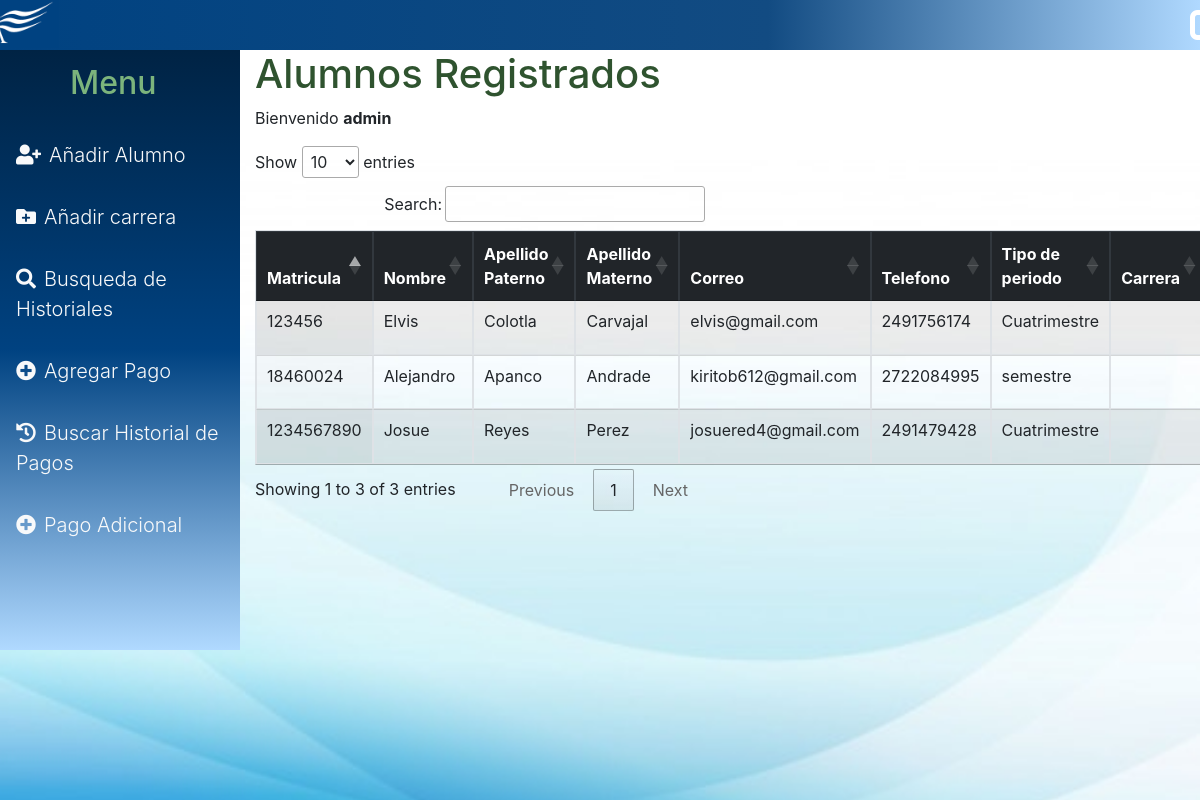
Screenshot of /autenticacion (signed in) with the database file from the repository.
### BaseDatos/models.py (models this page shows)
class Alumno(models.Model):
    Matricula = models.CharField(max_length=10)
    Nombre = models.CharField(max_length=50)
    ApellidoPater = models.CharField( max_length=20)
    ApellidoMater = models.CharField(max_length=20)
    Correo = models.EmailField( max_length=254)
    Telefono = models.CharField(max_length=10)
    TipoPeriodo = models.CharField(max_length=15)
    class Meta:
        verbose_name = "Alumno"
        verbose_name_plural = "Alumnos"
    def __str__(self):
        return self.Matricula

### users/views.py (the view)
# urls.py: path('autenticacion', views.autenticacion, name='autenticacion'),
def autenticacion(request):
    if request.user.is_authenticated:
        Alumnos = Alumno.objects.all()
        for alumnado in Alumnos:
            historiales = Historial.objects.filter(Alumno = alumnado.pk)
            print(historiales)
        Contexto = {
            'Alumnos':Alumnos,
            'Historial':historiales,
        }
        return render(request, "usuarios/alumnos.html", Contexto)
    return redirect('/')

### BaseDatos/models.py (called while the page is built)
    def __str__(self):
        return str(self.Alumno)

### users/templates/usuarios/alumnos.html (shortened to what this page needs)
{% extends 'base.html' %}
{% load static %}
{% block content %}
<body>
    <div class="container">
        <div class="row">
          <div class="col-8 col-sm-6">
            <h1 style="color: rgb(47, 83, 47);">Alumnos Registrados</h1>
            <p>
                Bienvenido <b>{{request.user.username}}</b>
            </p>
          </div>
          <div class="col-8 col-sm-6">
 <table class="table table-bordered table-striped scrol display  "  id="example" >
    <thead class="table-dark">
        <tr >
         <th>Matricula</th>
         <th>Nombre</th>
         <th>Apellido Paterno</th>
         <th>Apellido Materno</th>
         <th>Correo</th>
         <th>Telefono</th>
         <th>Tipo de periodo</th>
         <th>Carrera</th>
        </tr>
    </thead>
    <tbody>
        {% for Alumno in Alumnos %}
        <tr>
            <td>{{Alumno.Matricula}}</td>
            <td>{{Alumno.Nombre}}</td>
            <td>{{Alumno.ApellidoPater}}</td>
            <td>{{Alumno.ApellidoMater}}</td>
            <td>{{Alumno.Correo}}</td>
            <td>{{Alumno.Telefono}}</td>
            <td>{{Alumno.TipoPeriodo}}</td>
            <td>
            </td>
        </tr>
        {% endfor %}
    </tbody>
 </table>
</body>
</html>
{% endblock %}

### core/templates/base.html (shortened to what this page needs)
{% load static %}
<!DOCTYPE html>
<html lang="en">
<head>
    <link href="{% static 'css\base.css' %}" rel="stylesheet">
    <link href="{% static 'vendor/bootstrap/css/bootstrap.min.css' %}" rel="stylesheet">
    <link rel="stylesheet" href="https://use.fontawesome.com/releases/v5.8.1/css/all.css">
    <link href="{% static 'vendor/font-awesome/css/font-awesome.min.css' %}" rel="stylesheet" type="text/css">
    <link rel="stylesheet" href="https://cdn.datatables.net/1.10.20/css/jquery.dataTables.min.css">
    <link
    rel="stylesheet"
    href="https://cdnjs.cloudflare.com/ajax/libs/animate.css/4.1.1/animate.min.css"
  />
</head>
<body>
    <div class="header2 col-md-12">
        <div class="container">
            <div class="row ">
                <div class="col-4">
                   <a href="#"></a> <img class="imagen-logo" onclick="inicio()" src="{% static 'img/UA.png' %}" alt=""></a>
                </div>
                <div class="col-1 offset-md-7">
                   <p><i id="icon" class="fas fa-sign-out-alt" onclick="salir()"></i></p>
                </div>
              </div>
        </div>
    </div>
    <div class="d-flex">
        <div id="sidebar-container" >
            <div class="logo" style="margin-left: 50px;">
                <h2 style="color: rgb(124, 180, 124);">Menu</h2>
            </div>
            <div class="menu" >
                <a href="{% url 'addAlumno' %}" class="d-block text-light p-3 lead " id="enlace"><i class="fas fa-user-plus mr-2 "  ></i>Añadir Alumno</a>
                <a href="{% url 'añadirCarrera' %}" class="d-block text-light p-3 lead " id="enlace"><i class="fas fa-folder-plus mr-2 "></i>Añadir carrera</a>
                <a href="{% url 'searchHistorial' %}" class="d-block text-light p-3 lead " id="enlace"><i class="fas fa-search mr-2"></i>Busqueda de Historiales</a>
                <a href="{% url 'addPagos' %}" class="d-block text-light p-3 lead " id="enlace"><i class="fas fa-plus-circle mr-2"></i>Agregar Pago</a>
                <a href="{% url 'searchPagos' %}" class="d-block text-light p-3 lead " id="enlace"><i class="fas fa-history mr-2"></i>Buscar Historial de Pagos</a>
                <a href="{% url 'PagoAdicional' %}" class="d-block text-light p-3 lead " id="enlace"><i class="fas fa-plus-circle mr-2"></i>Pago Adicional</a>
            </div>
        </div>
        <div class="fondo">
            <img src="{% static 'img/fondo-.jpg' %}" alt="">
        </div>
        <div id="div1">
        {% load static %}
        {% block content %} {% endblock %}
</html>

### core/static/css/base.css (style rules this page uses)
.header2 { background: rgb(0,66,129); background: linear-gradient(90deg, rgba(0,66,129,1) 0%, rgba(18,75,130,1) 64%, rgba(176,217,255,1) 100%); height: 50px; }
.imagen-logo { height: 50px; margin-left: -100px; transition: 0.5s; }
#icon { color: white; font-size: 40px; text-align: left; transition: 0.4s; margin-top: 5px; margin-left: 100px; }
.fondo img { position:fixed; top: 0; bottom: 0; left: 0; right: 0; z-index: -10; height: 100%; width: 100%; margin-top: 160px; }
body { overflow: hidden; font-weight: 300; color: var(--primary); }
.logo { color: white; font-size: 40px; }
#sidebar-container { background: rgb(0,35,68); background: linear-gradient(180deg, rgba(0,35,68,1) 0%, rgba(0,66,129,1) 50%, rgba(176,217,255,1) 100%); }
#sidebar-container .logo { padding: .875rem 1.25rem; }
.menu { width: 15rem; }
#enlace { text-decoration: none; }
#div1 { overflow:scroll; height: 600px; width: 100%; }

### rows the page displays
Alumno: Matricula "1234567890", Nombre "Josue", ApellidoPater "Reyes", ApellidoMater "Perez", Correo "josuered4@gmail.com", Telefono "2491479428", TipoPeriodo "Cuatrimestre"
Alumno: Matricula "18460024", Nombre "Alejandro", ApellidoPater "Apanco", ApellidoMater "Andrade", Correo "kiritob612@gmail.com", Telefono "2722084995", TipoPeriodo "semestre"
Alumno: Matricula "123456", Nombre "Elvis", ApellidoPater "Colotla", ApellidoMater "Carvajal", Correo "elvis@gmail.com", Telefono "2491756174", TipoPeriodo "Cuatrimestre"

### other values shown
{{ request.user.username }} "admin"
